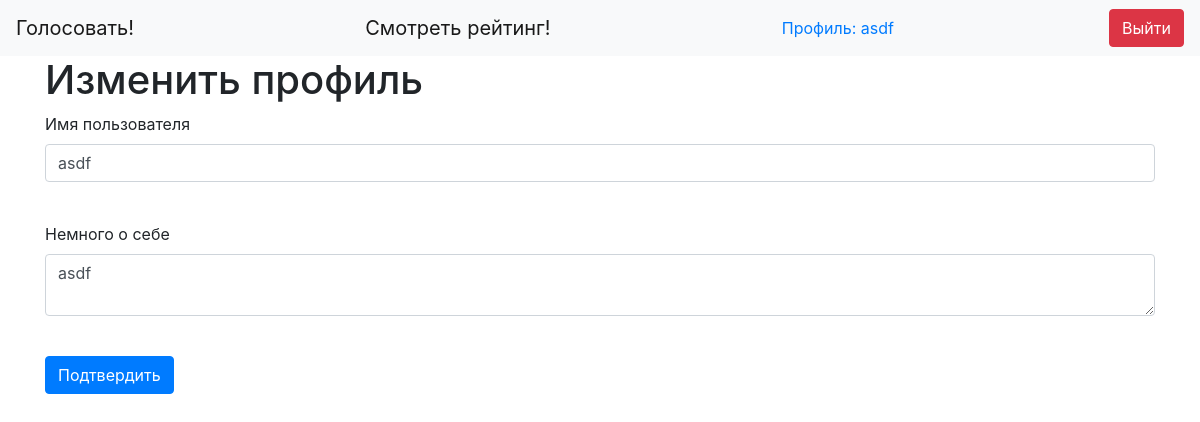
The page /edit_profile (signed in) on the database as committed earlier.
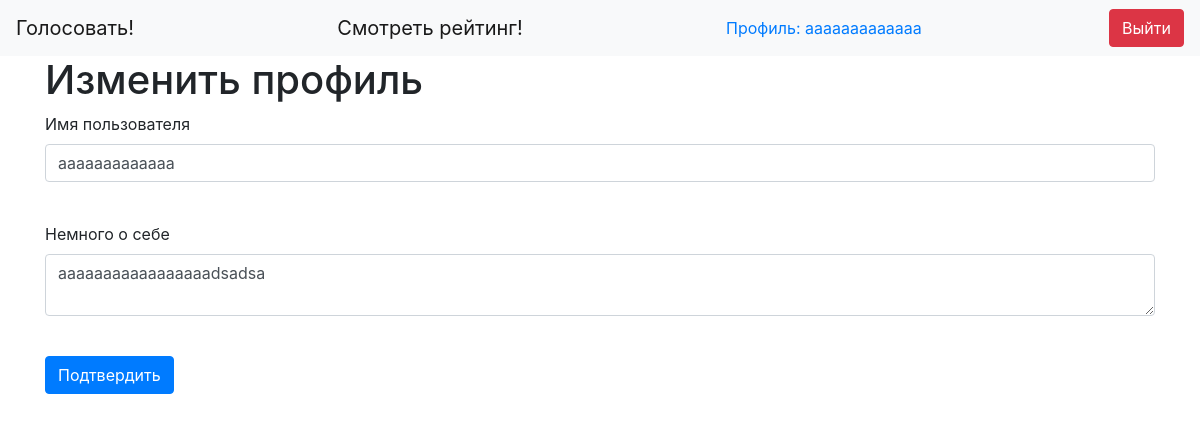
The same page on the database as committed later.
### data/users.py (models this page shows, shortened)
class User(SqlAlchemyBase, UserMixin):
    __tablename__ = 'users'
    id = sqlalchemy.Column(sqlalchemy.Integer, primary_key=True, autoincrement=True)
    name = sqlalchemy.Column(sqlalchemy.String, nullable=True)
    about = sqlalchemy.Column(sqlalchemy.String, nullable=True)
    email = sqlalchemy.Column(sqlalchemy.String, index=True, unique=True, nullable=True)
    hashed_password = sqlalchemy.Column(sqlalchemy.String, nullable=True)
    is_admin = sqlalchemy.Column(sqlalchemy.BOOLEAN, default=False)

### main.py (the view)
@app.route('/edit_profile', methods=['GET', 'POST'])
@login_required
def edit_profile():
    form = EditProfileForm()
    if form.validate_on_submit():
        db_sess = db_session.create_session()
        user = db_sess.query(User).filter(User.email == current_user.email).first()
        user.name = form.name.data
        user.about = form.about.data
        db_sess.commit()
        flash('Ваши изменения сохранены.')
        return redirect(url_for('edit_profile'))
    elif request.method == 'GET':
        form.name.data = current_user.name
        form.about.data = current_user.about
    return render_template('edit_profile.html', title='Изменить профиль',
                           form=form)

### forms/user.py
class EditProfileForm(FlaskForm):
    name = StringField('Имя пользователя', validators=[DataRequired()])
    about = TextAreaField("Немного о себе")
    submit = SubmitField('Подтвердить')

### data/db_session.py (called while the page is built)
def create_session() -> Session:
    global __factory
    return __factory()

### main.py (called while the page is built)
@login_manager.user_loader
def load_user(user_id):
    db_sess = db_session.create_session()
    return db_sess.query(User).get(user_id)

### templates/edit_profile.html (shortened to what this page needs)
{% extends "base.html" %}
{% block content %}
<h1>Изменить профиль</h1>
<form action="" method="post">
        <p>
        {{ form.name.label }}<br>
        {{ form.name(class="form-control") }}<br>
        </p>
        <p>
        {{ form.about.label }}<br>
        {{ form.about(class="form-control") }}<br>
        </p>
        <p>{{ form.submit(type="submit", class="btn btn-primary") }}</p>
    </form>
{% endblock %}

### templates/base.html (shortened to what this page needs)
<!doctype html>
<html lang="en">
<head>
    <link rel="stylesheet"
          href="https://stackpath.bootstrapcdn.com/bootstrap/4.4.1/css/bootstrap.min.css"
>
</head>
<body>
<header>
    <nav class="navbar navbar-light bg-light">
        <a class="navbar-brand" href="/">Голосовать!</a>
	<a class="navbar-brand" href="/rating">Смотреть рейтинг!</a>
        {% if current_user.is_authenticated %}
        <a href="/user/{{ current_user.name }}">Профиль: {{ current_user.name }}</a>
        <a class="btn btn-danger" href="/logout">Выйти</a>
        {% else %}
        <p>
            <a class="btn btn-primary " href="/register">Зарегистрироваться</a>
            <a class="btn btn-success" href="/login">Войти</a>
        </p>
        {% endif %}
    </nav>
</header>
<main role="main" class="container">
    {% block content %}{% endblock %}
</main>
</body>
</html>

Rows that differ between the two databases and show on the page:
changed User: name "asdf" → "aaaaaaaaaaaaa"; about "asdf" → "aaaaaaaaaaaaaaaaadsadsa"
